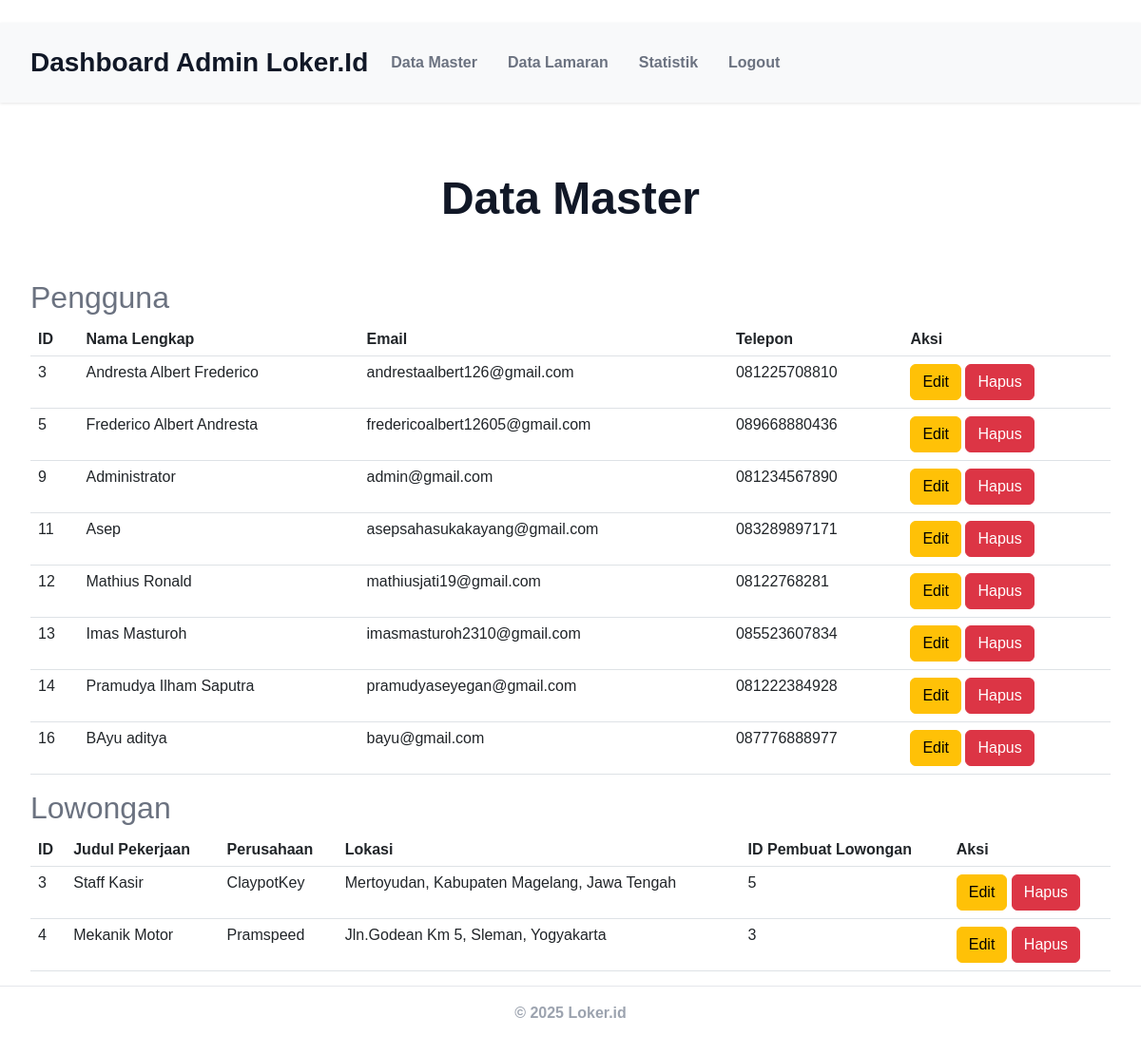
/data_master.php (signed in), run on the app's committed database.
### tables this page shows
CREATE TABLE `users` (
  `user_id` int(11) NOT NULL,
  `username` varchar(255) NOT NULL,
  `PASSWORD` varchar(255) NOT NULL,
  `email` varchar(255) NOT NULL,
  `full_name` varchar(100) NOT NULL,
  `phone_number` varchar(15) NOT NULL,
  `created_at` datetime DEFAULT current_timestamp(),
  `role` enum('admin','user') NOT NULL DEFAULT 'user'
);

CREATE TABLE `jobs` (
  `id` int(11) NOT NULL,
  `job_title` varchar(255) NOT NULL,
  `company_name` varchar(255) NOT NULL,
  `location` varchar(255) NOT NULL,
  `description` text NOT NULL,
  `posted_date` datetime DEFAULT current_timestamp(),
  `created_by` int(11) NOT NULL
);

### data_master.php (the view, shortened to what this page needs)
<?php
require 'config.php';
$users = $pdo->query("SELECT * FROM users")->fetchAll(PDO::FETCH_ASSOC);
$jobs = $pdo->query("SELECT * FROM jobs")->fetchAll(PDO::FETCH_ASSOC);
?>
<!DOCTYPE html>
<html lang="id">
<head>
    <link href="https://cdn.jsdelivr.net/npm/bootstrap@5.3.0/dist/css/bootstrap.min.css" rel="stylesheet">
</head>
<body>
<nav class="navbar navbar-expand-lg navbar-light bg-light">
    <a class="navbar-brand" href="admin_dashboard.php">Dashboard Admin Loker.Id</a>
    <div class="collapse navbar-collapse">
        <ul class="navbar-nav">
            <li class="nav-item">
                <a class="nav-link" href="data_master.php">Data Master</a>
            </li>
            <li class="nav-item">
                <a class="nav-link" href="data_lamaran.php">Data Lamaran</a>
            </li>
            <li class="nav-item">
                <a class="nav-link" href="statistik.php">Statistik</a>
            </li>
        </ul>
            <ul class="navbar-nav"> <li class="nav-item">
                <a class="nav-link" href="login.php">Logout</a> </li>
            </ul>
    </div>
</nav>
<div class="container">
    <h1>Data Master</h1>
    <h2>Pengguna</h2>
    <table class="table">
        <thead>
            <tr>
                <th>ID</th>
                <th>Nama Lengkap</th>
                <th>Email</th>
                <th>Telepon</th>
                <th>Aksi</th>
            </tr>
        </thead>
        <tbody>
            <?php foreach ($users as $user): ?>
                <tr>
                    <td><?= htmlspecialchars($user['user_id']) ?></td>
                    <td><?= htmlspecialchars($user['full_name']) ?></td>
                    <td><?= htmlspecialchars($user['email']) ?></td>
                    <td><?= htmlspecialchars($user['phone_number']) ?></td>
                    <td>
                        <a href="adminedit_user.php?id=<?= $user['user_id'] ?>" class="btn btn-warning">Edit</a>
                        <a href="admindelete_user.php?id=<?= $user['user_id'] ?>" class="btn btn-danger" onclick="return confirm('Apakah Anda yakin ingin menghapus pengguna ini?');">Hapus</a>
                    </td>
                </tr>
            <?php endforeach; ?>
        </tbody>
    </table>
    <h2>Lowongan</h2>
    <table class="table">
        <thead>
            <tr>
                <th>ID</th>
                <th>Judul Pekerjaan</th>
                <th>Perusahaan</th>
                <th>Lokasi</th>
                <th> ID Pembuat Lowongan</th>
                <th>Aksi</th>
            </tr>
        </thead>
        <tbody>
            <?php foreach ($jobs as $job): ?>
                <tr>
                    <td><?= htmlspecialchars($job['id']) ?></td>
                    <td><?= htmlspecialchars($job['job_title']) ?></td>
                    <td><?= htmlspecialchars($job['company_name']) ?></td>
                    <td><?= htmlspecialchars($job['location']) ?></td>
                    <td><?= htmlspecialchars($job['created_by']) ?></td>
                    <td>
                        <a href="adminedit_job.php?id=<?= $job['id'] ?>" class="btn btn-warning">Edit</a>
                        <a href="admindelete_job.php?id=<?= $job['id'] ?>" class="btn btn-danger" onclick="return confirm('Apakah Anda yakin ingin menghapus lowongan ini?');">Hapus</a>
                    </td>
                </tr>
            <?php endforeach; ?>
        </tbody>
    </table>
</div>
<footer class="text-center">
    <p>&copy; <?= date('Y') ?> Loker.id</p>
</footer>
</body>
</html>

### data_master.php (style rules this page uses)
body { font-family: 'Poppins', sans-serif; background-color: #ffffff; color: #6b7280; margin: 0; padding: 0; }
nav.navbar { position: sticky; top: 0; background-color: #f9fafb; padding: 1rem 2rem; box-shadow: 0 1px 3px rgba(0,0,0,0.1); z-index: 1000; }
nav.navbar a.navbar-brand { font-weight: 700; font-size: 1.75rem; color: #111827; text-decoration: none; }
nav.navbar .nav-link { color: #6b7280; font-weight: 600; margin-right: 1rem; transition: color 0.3s ease; }
.container { max-width: 1200px; margin: 3rem auto 4rem; padding: 0 2rem; }
h1 { font-size: 3rem; font-weight: 700; color: #111827; margin-bottom: 2rem; text-align: center; }
footer { text-align: center; padding: 1rem 0; font-weight: 600; color: #9ca3af; border-top: 1px solid #e5e7eb; background-color: #ffffff; position: fixed; bottom: 0; width: 100%; }

### data on the page
users: user_id "3", full_name "Andresta Albert Frederico", email "andrestaalbert126@gmail.com", phone_number "081225708810"
users: user_id "5", full_name "Frederico Albert Andresta", email "fredericoalbert12605@gmail.com", phone_number "089668880436"
users: user_id "9", full_name "Administrator", email "admin@gmail.com", phone_number "081234567890"
users: user_id "11", full_name "Asep", email "asepsahasukakayang@gmail.com", phone_number "083289897171"
users: user_id "12", full_name "Mathius Ronald", email "mathiusjati19@gmail.com", phone_number "08122768281"
users: user_id "13", full_name "Imas Masturoh", email "imasmasturoh2310@gmail.com", phone_number "085523607834"
users: user_id "14", full_name "Pramudya Ilham Saputra", email "pramudyaseyegan@gmail.com", phone_number "081222384928"
users: user_id "16", full_name "BAyu aditya", email "bayu@gmail.com", phone_number "087776888977"
jobs: id "3", job_title "Staff Kasir", company_name "ClaypotKey", location "Mertoyudan, Kabupaten Magelang, Jawa Tengah", created_by "5"
jobs: id "4", job_title "Mekanik Motor", company_name "Pramspeed", location "Jln.Godean Km 5, Sleman, Yogyakarta", created_by "3"
